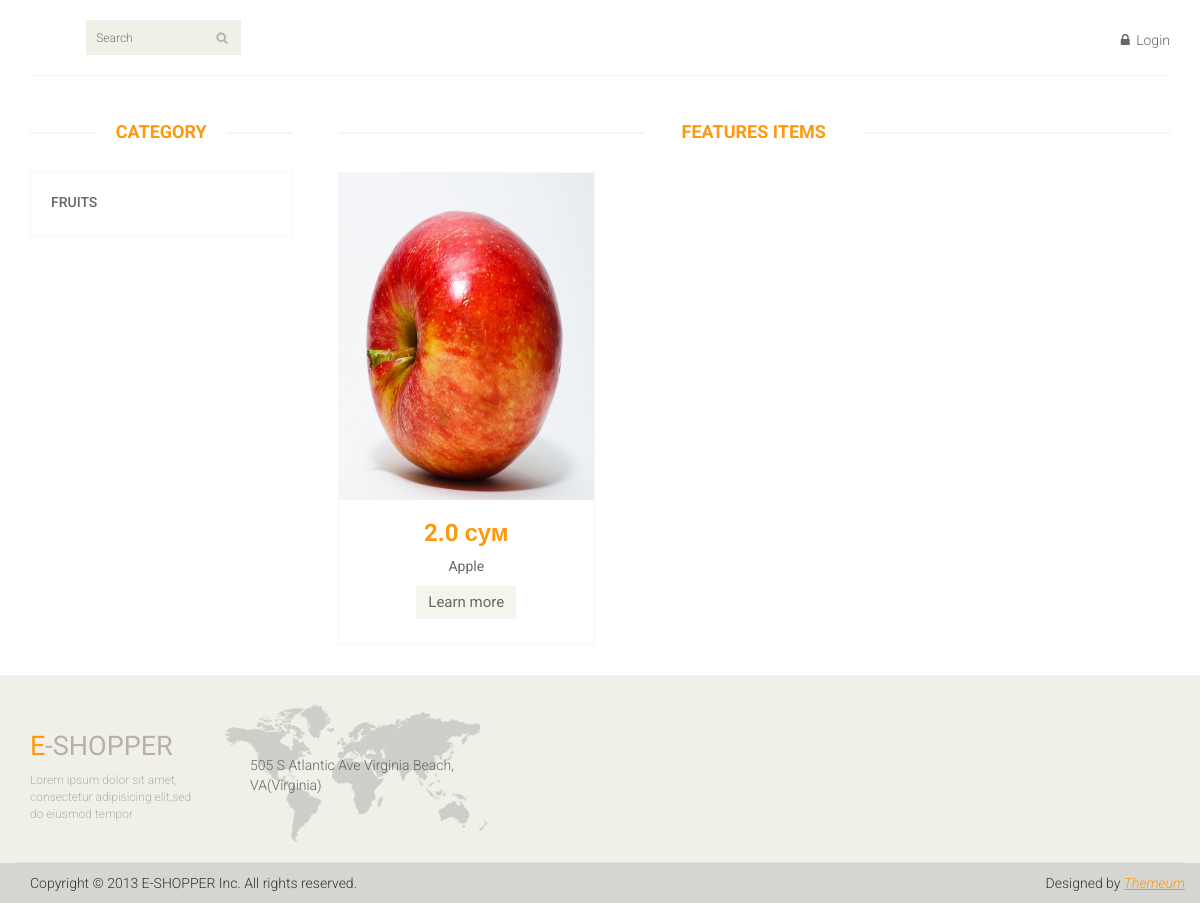
Before: / with the older database file.
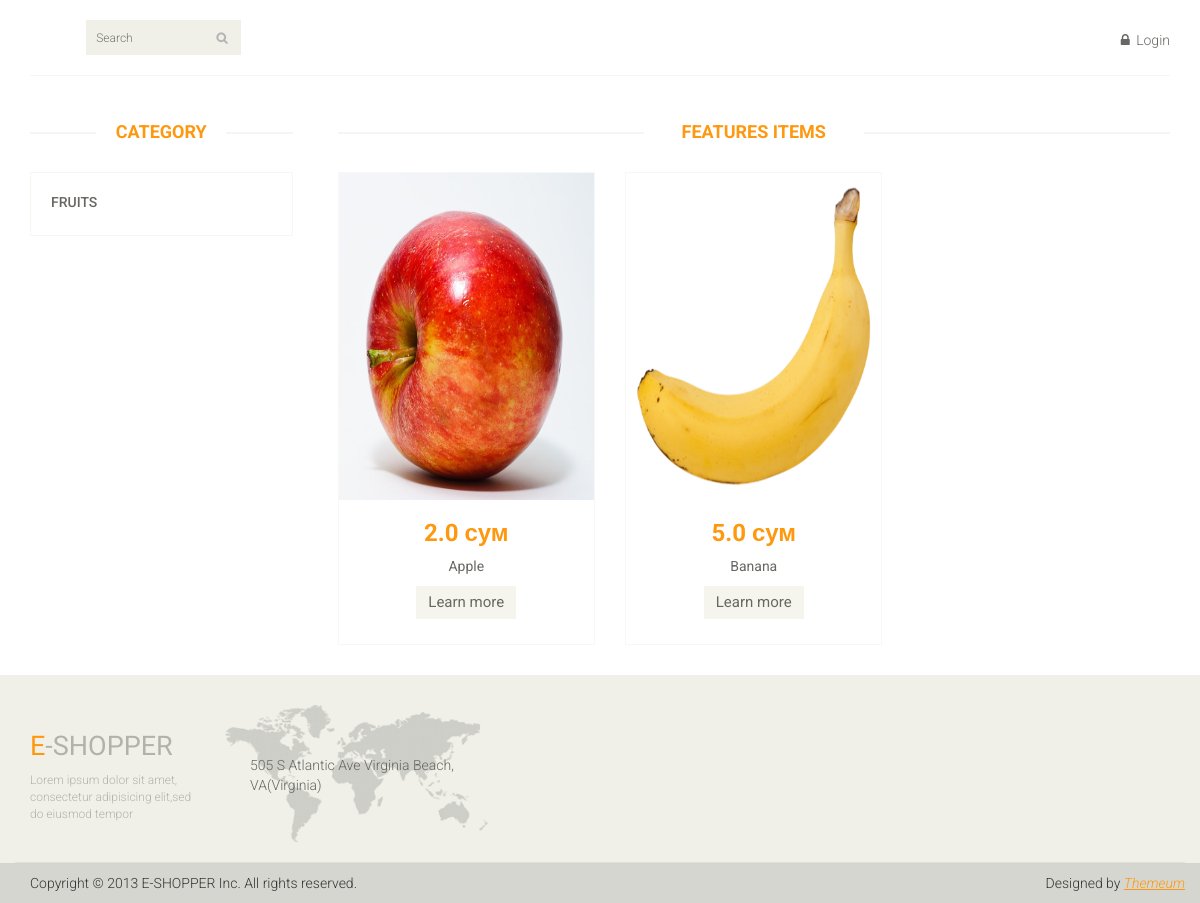
After: the same page with the newer database file.
### main_page/models.py (models this page shows, shortened)
class Category(models.Model):
    category_name = models.CharField(max_length=75)
    reg_date = models.DateTimeField(auto_now_add=True)

class Product(models.Model):
    product_name = models.CharField(max_length=125)
    product_count = models.IntegerField()
    product_price = models.FloatField()
    product_photo = models.ImageField(upload_to='media')
    product_des = models.TextField()
    product_category = models.ForeignKey(Category, on_delete=models.CASCADE)
    reg_date = models.DateTimeField(auto_now_add=True)

### main_page/views.py (the view, shortened to what this page needs)
# urls.py: path('',views.index),
def index(request):
    all_products = models.Product.objects.all()
    search_bar = SearchForm()
    all_categories = models.Category.objects.all()
    context = {'all_categories': all_categories,
               'products':all_products,
               'form':search_bar}
    return render(request, 'index.html',context)

### main_page/forms.py
class SearchForm(forms.Form):
    search_product = forms.CharField(max_length=128)

### main_page/templates/index.html (shortened to what this page needs)
{% load static %}
<!DOCTYPE html>
<html lang="en">
<head>
    <link href="{% static 'css/bootstrap.min.css' %}" rel="stylesheet">
    <link href="{% static 'css/font-awesome.min.css' %}" rel="stylesheet">
    <link href="{% static 'css/prettyPhoto.css' %}" rel="stylesheet">
    <link href="{% static 'css/price-range.css' %}" rel="stylesheet">
    <link href="{% static 'css/animate.css' %}" rel="stylesheet">
	<link href="{% static 'css/main.css' %}" rel="stylesheet">
	<link href="{% static 'css/responsive.css' %}" rel="stylesheet">
</head>
<body>
	<header id="header">
		<div class="header-middle">
			<div class="container">
				<div class="row">
					<div class="col-sm-4">
						<div class="btn-group pull-right">
							<div class="col-sm-3">
								<div class="search_box pull-right">
									<form method="POST">
										  <input type="text" placeholder="Search" name="search_product" />
									</form>
								</div>
							</div>
						</div>
					</div>
					<div class="col-sm-8">
						<div class="shop-menu pull-right">
							<ul class="nav navbar-nav">
								{% if user.is_authenticated %}
									<li><a href="/">Home</a></li>
									<li><a href="/cart"><i class="fa fa-shopping-cart"></i> Cart</a></li>
									<li><a href="/accounts/logout/"><i class="fa fa-lock"></i> Logout</a></li>
								{% else %}
									<li><a href="/accounts/login/"><i class="fa fa-lock"></i> Login</a></li>
								{% endif %}
							</ul>
						</div>
					</div>
				</div>
			</div>
		</div>
	</header>
	{% block content %}
	<section id="slider">
		<div class="container">
			<div class="row">
				<div class="col-sm-12">
				</div>
			</div>
		</div>
	</section>
	<section>
		<div class="container">
			<div class="row">
				<div class="col-sm-3">
					<div class="left-sidebar">
						<h2>Category</h2>
						<div class="panel-group category-products" id="accordian">
							{% for category in all_categories %}
							<div class="panel panel-default">
								<div class="panel-heading">
									<h4 class="panel-title"><a href="/category/{{ category.id }}">{{ category.category_name }}</a></h4>
								</div>
							</div>
							{% endfor %}
						</div>
					</div>
				</div>
				<div class="col-sm-9 padding-right">
					<div class="features_items">
						<h2 class="title text-center">Features Items</h2>
						{% for i in products %}
							<div class="col-sm-4">
								<div class="product-image-wrapper">
									<div class="single-products">
										<div class="productinfo text-center">
											<a href="/item/{{ i.id }}"><img src="{{ i.product_photo }}"></a>
											<h2>{{ i.product_price }} сум</h2>
											<p>{{ i.product_name }}</p>
											<a href="/item/{{ i.id }}" class="btn btn-default add-to-cart">Learn more</a>
										</div>
									</div>
								</div>
							</div>
						{% endfor %}
					</div>
				</div>
			</div>
		</div>
	</section>
{% endblock content %}
	<footer id="footer">
		<div class="footer-top">
			<div class="container">
				<div class="row">
					<div class="col-sm-2">
						<div class="companyinfo">
							<h2><span>e</span>-shopper</h2>
							<p>Lorem ipsum dolor sit amet, consectetur adipisicing elit,sed do eiusmod tempor</p>
						</div>
					</div>
					<div class="col-sm-3">
						<div class="address">
							<img src="images/home/map.png" alt="" />
							<p>505 S Atlantic Ave Virginia Beach, VA(Virginia)</p>
						</div>
					</div>
				</div>
			</div>
		</div>
		<div class="footer-bottom">
			<div class="container">
				<div class="row">
					<p class="pull-left">Copyright © 2013 E-SHOPPER Inc. All rights reserved.</p>
					<p class="pull-right">Designed by <span><a target="_blank" href="http://www.themeum.com">Themeum</a></span></p>
				</div>
			</div>
		</div>
	</footer>
</body>
</html>

### main_page/static/css/main.css (style rules this page uses)
body { font-family: 'Roboto', sans-serif; background:; position: relative; font-weight:400px; }
ul li { list-style: none; }
a { -webkit-transition: 300ms; -moz-transition: 300ms; -o-transition: 300ms; transition: 300ms; }
h1, h2, h3, h4, h5, h6 { font-family: 'Roboto', sans-serif; }
.header-middle .container .row { border-bottom: 1px solid #f5f5f5; margin-left: 0; margin-right: 0; padding-bottom: 20px; padding-top: 20px; }
.header-middle .container .row .col-sm-4 { padding-left: 0; }
.header-middle .container .row .col-sm-8 { padding-right:0; }
.shop-menu ul li { display:inline-block; padding-left: 15px; padding-right: 15px; }
.shop-menu ul li:last-child { padding-right: 0; }
.shop-menu ul li a { background: #FFFFFF; color: #696763; font-family: 'Roboto', sans-serif; font-size: 14px; font-weight: 300; padding:0; padding-right: 0; margin-top: 10px; }
.shop-menu ul li a i { margin-right:3px; }
.search_box input { background: #F0F0E9; border: medium none; color: #B2B2B2; font-family: 'roboto'; font-size: 12px; font-weight: 300; height: 35px; outline: medium none; padding-left: 10px; width: 155px; background-image: url(../images/home/searchicon.png); background-repeat: no-repeat; background-position: 130px; }
#footer { background: #F0F0E9; }
.footer-top .container { border-bottom: 1px solid #E0E0DA; padding-bottom: 20px; }
.companyinfo { margin-top: 57px; }
.companyinfo h2 { color: #B4B1AB; font-family: abel; font-size: 27px; text-transform: uppercase; }
.companyinfo h2 span { color:#FE980F; }
.companyinfo p { color: #B3B3AD; font-family: 'Roboto', sans-serif; font-size: 12px; font-weight: 300; }
.footer-top .col-sm-3 { overflow: hidden; }
.address { margin-top: 30px; position: relative; overflow: hidden; }
.address img { width:100%; }
.address p { color: #666663; font-family: 'Roboto', sans-serif; font-size: 14px; font-weight: 300; left: 25px; position: absolute; top: 50px; }
.footer-bottom { background: #D6D6D0; padding-top: 10px; }
.footer-bottom p { color: #363432; font-family: 'Roboto', sans-serif; font-weight: 300; margin-left: 15px; }
.footer-bottom p span a { color: #FE980F; font-style: italic; text-decoration: underline; }
#slider { padding-bottom: 45px; }
.category-products { border: 1px solid #F7F7F0; margin-bottom: 35px; padding-bottom: 20px; padding-top: 15px; }
.left-sidebar h2, .brands_products h2 { color: #FE980F; font-family: 'Roboto', sans-serif; font-size: 18px; font-weight: 700; margin: 0 auto 30px; text-align: center; text-transform: uppercase; position: relative; z-index:3; }
.left-sidebar h2:after, h2.title:after { content: " "; position: absolute; border: 1px solid #f5f5f5; bottom:8px; left: 0; width: 100%; height: 0; z-index: -2; }
.left-sidebar h2:before { content: " "; position: absolute; background: #fff; bottom: -6px; width: 130px; height: 30px; z-index: -1; left: 50%; margin-left: -65px; }
h2.title:before { content: " "; position: absolute; background: #fff; bottom: -6px; width: 220px; height: 30px; z-index: -1; left: 50%; margin-left: -110px; }
.category-products .panel { background-color: #FFFFFF; border: 0px; border-radius: 0px; box-shadow:none; margin-bottom: 0px; }
.category-products .panel-default .panel-heading { background-color: #FFFFFF; border: 0 none; color: #FFFFFF; padding: 5px 20px; }
.category-products .panel-default .panel-heading .panel-title a { color: #696763; font-family: 'Roboto', sans-serif; font-size: 14px; text-decoration: none; text-transform: uppercase; }
.padding-right { padding-right: 0; }
.features_items { overflow:hidden; }
h2.title { color: #FE980F; font-family: 'Roboto', sans-serif; font-size: 18px; font-weight: 700; margin: 0 15px; text-transform: uppercase; margin-bottom: 30px; position: relative; }
.product-image-wrapper { border:1px solid #F7F7F5; overflow: hidden; margin-bottom:30px; }
.single-products { position: relative; }
.productinfo h2 { color: #FE980F; font-family: 'Roboto', sans-serif; font-size: 24px; font-weight: 700; }
.productinfo p { font-family: 'Roboto', sans-serif; font-size: 14px; font-weight: 400; color: #696763; }
.productinfo img { width: 255.48px; height: 326.81px; }
.productinfo { position:relative; }
.add-to-cart { background:#F5F5ED; border: 0 none; border-radius: 0; color: #696763; font-family: 'Roboto', sans-serif; font-size: 15px; margin-bottom: 25px; }

Changed rows visible on the page:
added Product: product_photo (picture), product_price "5.0", product_name "Banana"
